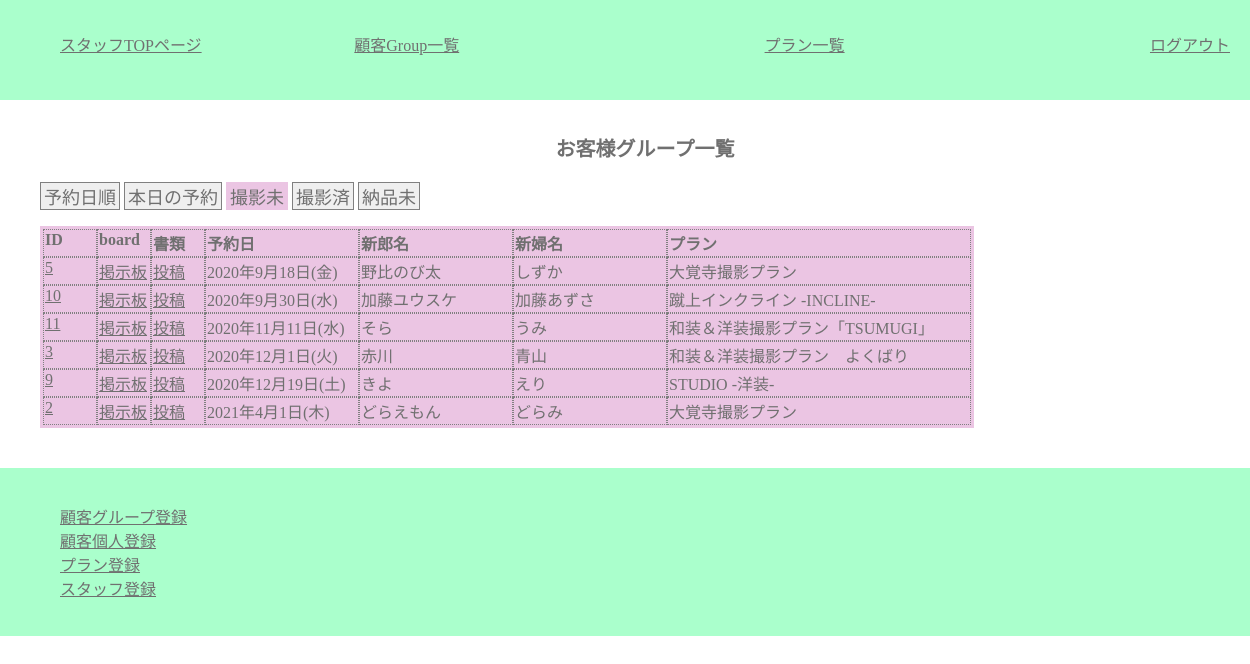
The page /staff/c_group_list_f.php (signed in) on the database its author committed.
### tables this page shows
CREATE TABLE `customers` (
  `c_id` varchar(32) NOT NULL,
  `c_group_id` int(11) NOT NULL,
  `c_name` varchar(32) NOT NULL,
  `c_pass` varchar(64) NOT NULL,
  `c_mail` varchar(64) NOT NULL,
  `c_tell` varchar(11) NOT NULL,
  `c_zip` char(7) NOT NULL,
  `c_address` varchar(64) NOT NULL,
  `c_gender` tinyint(1) NOT NULL
);

CREATE TABLE `c_groups` (
  `c_group_id` int(11) NOT NULL,
  `p_id` int(11) NOT NULL,
  `reserve_day` date NOT NULL,
  `reserve_time` time NOT NULL,
  `estimate` tinyint(1) NOT NULL,
  `invoce` tinyint(1) NOT NULL,
  `payment` tinyint(1) NOT NULL,
  `d_product` tinyint(1) NOT NULL,
  `new_zip` char(7) NOT NULL,
  `new_address` varchar(64) NOT NULL,
  `before2days` tinyint(1) NOT NULL DEFAULT 0,
  `make_reh` tinyint(1) NOT NULL DEFAULT 0,
  `cos_fixed` tinyint(1) NOT NULL DEFAULT 0,
  `cos_fitting` tinyint(1) NOT NULL DEFAULT 0,
  `place_fixed` tinyint(1) NOT NULL DEFAULT 0,
  `s_id` varchar(32) NOT NULL,
  `limit_over` tinyint(1) NOT NULL
);

CREATE TABLE `plans` (
  `p_id` int(11) NOT NULL,
  `p_name` varchar(32) NOT NULL,
  `p_wear` varchar(32) NOT NULL
);

### class/meeting.class.php (called while the page is built, shortened)
<?php
class Meeting{
	public $pdo;
	public function __construct(){
		$host  = "localhost";
		$dbname= "meeting_app";
		$dbuser= "root";
		$dbpass= "";
		$dsn = "mysql:host={$host};dbname={$dbname};charset=utf8";
		$this->pdo = new PDO($dsn,$dbuser,$dbpass);
	}
	public function getGroomBrideGrouopAllDate() {
		$sql  ="SELECT groom.c_name AS g_name,bride.c_name AS b_name, ";
		$sql .="reserve_day,p_name,c_groups.c_group_id AS group_id,d_product,payment,limit_over ";
		$sql .="FROM customers AS groom,customers AS bride,c_groups,plans ";
		$sql .="WHERE c_groups.c_group_id=groom.c_group_id ";
		$sql .="AND c_groups.c_group_id=bride.c_group_id ";
		$sql .="AND c_groups.p_id=plans.p_id ";
		$sql .="AND groom.c_gender=0 AND bride.c_gender=1 ";
		$sql .="ORDER BY reserve_day";
		$row = $this->pdo->query($sql);
		return $row;
	}
}
?>

### staff/c_group_list_f.php (the view, shortened to what this page needs)
<?php
require_once("../class/meeting.class.php");
function h($str) {
	return htmlspecialchars($str,ENT_QUOTES);
}
$obj =new Meeting();
$rows =$obj->getGroomBrideGrouopAllDate();
$today= date("Y-m-d");
?>
<?php require_once("header_for_staff.php"); ?>
		<main>
			<h1>お客様グループ一覧</h1>
			<section>
				<p><button class="sort_day_btn all_day"><a href="c_group_list.php">予約日順</a></button>
				<button class="sort_day_btn today"><a href="c_group_list_today.php">本日の予約</a></button>
				<button class="sort_day_btn feature_day activ_page_btn"><a href="">撮影未</a></button>
				<button class="sort_day_btn past_day"><a href="c_group_list_p.php">撮影済</a></button>
				<button class="sort_day_btn no_d"><a href="c_group_list_nd.php">納品未</a></button>
				</p>
				<div id="mainView">
					<table class="list">
					<tr>
						<th class="list_id_num">ID</th><th class="list_id_num">board</th><th class="list_id_num">書類</th>
						<th class="list_r_day">予約日</th><th class="list_c_name">新郎名</th><th class="list_c_name">新婦名</th><th class="list_p_name">プラン</th>
					</tr>
					<?php while($row=$rows->fetch(PDO::FETCH_ASSOC)): ?>
					<?php if($row["reserve_day"]>$today): ?>
					<tr>
						<td class="list_id_num"><a href="c_group_each.php?group_id=<?php echo $row["group_id"];?>" ><?php echo $row["group_id"];?></a></td>
						<td class="list_id_num"><a href="../customer/c_board.php?group_id=<?php echo $row["group_id"];?>">掲示板</a></td>
						<td class="list_id_num"><a href="../customer/c_paymentdata.php?group_id=<?php echo $row["group_id"];?>">投稿</a></td>
						<td class="list_r_day"><?php
							$reserve_day = $row["reserve_day"];
							$week = ["日","月","火","水","木","金","土"];
							$hi = date('w', strtotime($reserve_day));
							$youbi = $week[$hi];
							$rd =  date('Y年n月j日', strtotime($reserve_day))."(".$youbi.")";
							echo h($rd);
						?></td>
						<td class="list_c_name"><?php echo h($row["g_name"]); ?></td>
						<td class="list_c_name"><?php echo h($row["b_name"]); ?></td>
						<td class="list_p_name"><?php echo h($row["p_name"]); ?></td>
					</tr>
					<?php endif; ?>
					<?php endwhile; ?>
					</table>
				</div>
			</section>
		</main>
<?php include("footer_for_staffpage.php"); ?>

### css/style.css (style rules this page uses)
body { color: #707070; margin:auto; font-family: 'Noto Serif JP', serif; }
main { width:100%; padding:20px; }
a { color:#707070; }
h1 { font-size:20px; text-align:center; }
section { max-width:100%; margin:20px; }
table { max-width:100%; margin-bottom:20px; }
table tr { max-width:100%; display:flex; flex-direction:column; }
table tr th { text-align:left; }
table.row3 td,th { //width:33%; }
table.row2 td,th { //c_group_topのテーブルがスマホ表示ではみ出るので、一旦コメントアウト中 //width:200px; }
table.list tr { display:flex; flex-direction:row; //border:dotted 1px gray; }
table.list th,table.list td { border:dotted 1px gray; //width:200px; }
.list_id_num { width:50px; }
.list_p_name { width:300px; }
.list_p_wear,.list_r_day,.list_c_name { width:150px; }
.sort_day_btn { border:1px solid gray; //margin-left: 8px; padding: 0 3px; font-size: 18px; }
.sort_day_btn a { text-decoration:none; }
.activ_page_btn { border:solid 1px #EBC5E3; background-color:#EBC5E3; }
#mainView table { border:solid 1px #EBC5E3; background-color:#EBC5E3; }
#mainView { //display:none; }

### rows shown on the page
customers: c_group.c_group_id "5", c_group.reserve_day "2020年9月18日(金)", c_name "野比のび太", customers.c_name "しずか", plans.p_name "大覚寺撮影プラン"
customers: c_group.c_group_id "10", c_group.reserve_day "2020年9月30日(水)", c_name "加藤ユウスケ", customers.c_name "加藤あずさ", plans.p_name "蹴上インクライン -INCLINE-"
customers: c_group.c_group_id "11", c_group.reserve_day "2020年11月11日(水)", c_name "そら", customers.c_name "うみ", plans.p_name "和装＆洋装撮影プラン「TSUMUGI」"
customers: c_group.c_group_id "3", c_group.reserve_day "2020年12月1日(火)", c_name "赤川", customers.c_name "青山", plans.p_name "和装＆洋装撮影プラン よくばり"
customers: c_group.c_group_id "9", c_group.reserve_day "2020年12月19日(土)", c_name "きよ", customers.c_name "えり", plans.p_name "STUDIO -洋装-"
customers: c_group.c_group_id "2", c_group.reserve_day "2021年4月1日(木)", c_name "どらえもん", customers.c_name "どらみ", plans.p_name "大覚寺撮影プラン"
